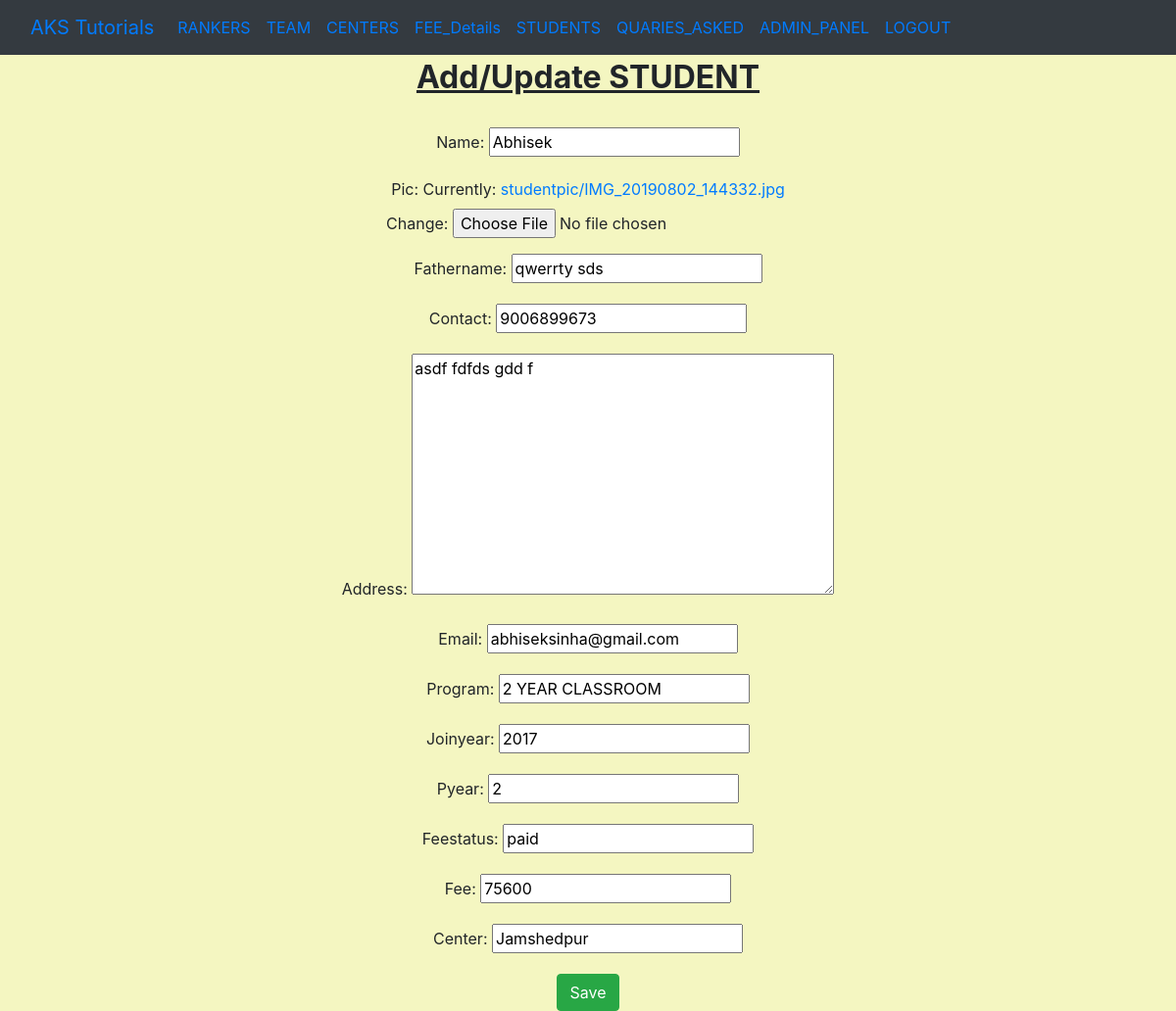
The app's page /s/1/update/ (signed in) with its own data.
### cooperate/models.py (models this page shows, shortened)
class students(models.Model):
    name = models.CharField(max_length=250)
    pic = models.ImageField(upload_to="studentpic/")
    fathername = models.CharField(max_length=300)
    contact = models.CharField(max_length =10)
    address = models.TextField()
    email = models.EmailField()
    program = models.CharField(max_length=300)
    joinyear = models.PositiveIntegerField()
    pyear = models.PositiveIntegerField()
    feestatus = models.CharField(max_length=50, default="Not paid")
    fee = models.PositiveIntegerField()
    center = models.CharField(max_length=250)

### cooperate/views.py (the view)
# urls.py: re_path(r'^s/(?P<pk>\d+)/update/$', views.studentsupdate.as_view(), name='students_update'),
class studentsupdate(LoginRequiredMixin, UpdateView):
    login_url = '/login/'
    redirect_field_name = 'cooperate/students_list.html'
    fields = '__all__'
    model = students

### cooperate/templates/cooperate/students_form.html (shortened to what this page needs)
{% extends 'cooperate/base.html' %}
{% block content %}
<div class="container" style="align:center;text-align:center; margin:0 auto;padding-top:60px;" >
    <h1 style="text-align:center;font-size:2em;"><u><b>Add/Update STUDENT</b></u></h1>
<br>
    <form method="POST" enctype="multipart/form-data" style="font-size:1em;">
    {{form.as_p}}
    <button type="submit" class="save btn btn-success"style="text-align:center;font-size:1em;">Save</button>
    </form>
</div>
{% endblock %}

### cooperate/templates/cooperate/base.html (style rules this page uses)
a { color:white; }

### records on screen
students: name "Abhisek", fathername "qwerrty sds", contact "9006899673", address "asdf fdfds gdd f", email "abhiseksinha@gmail.com", program "2 YEAR CLASSROOM", joinyear "2017", pyear "2", feestatus "paid", fee "75600", center "Jamshedpur"
